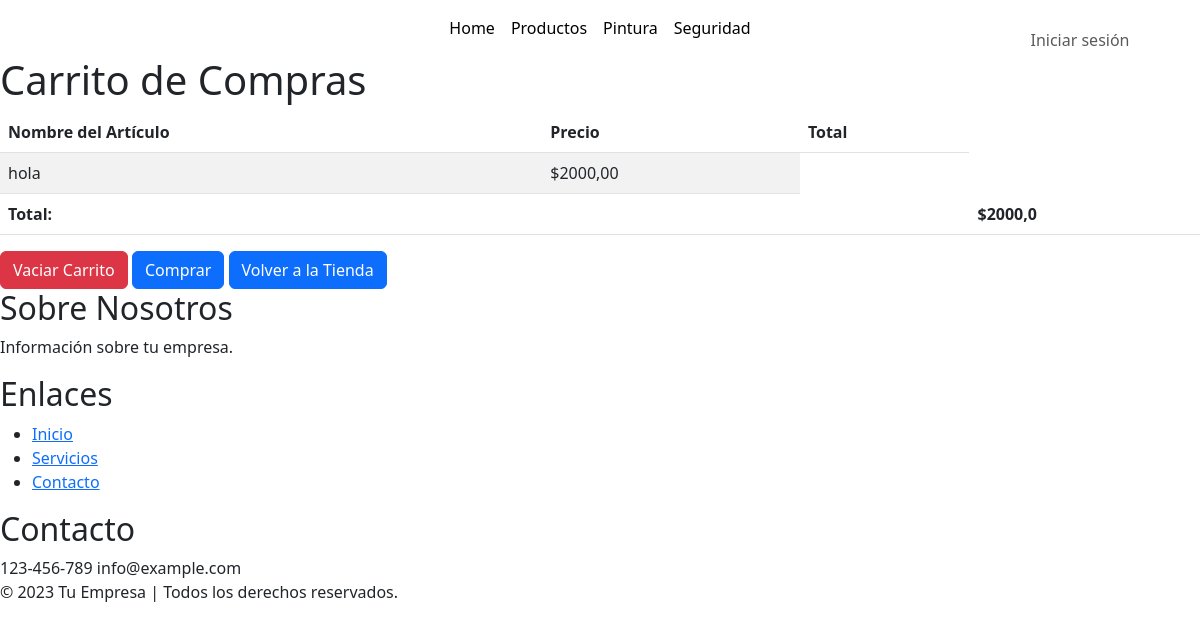
/ferremas/Carrito/, run on an earlier commit of the app's database.
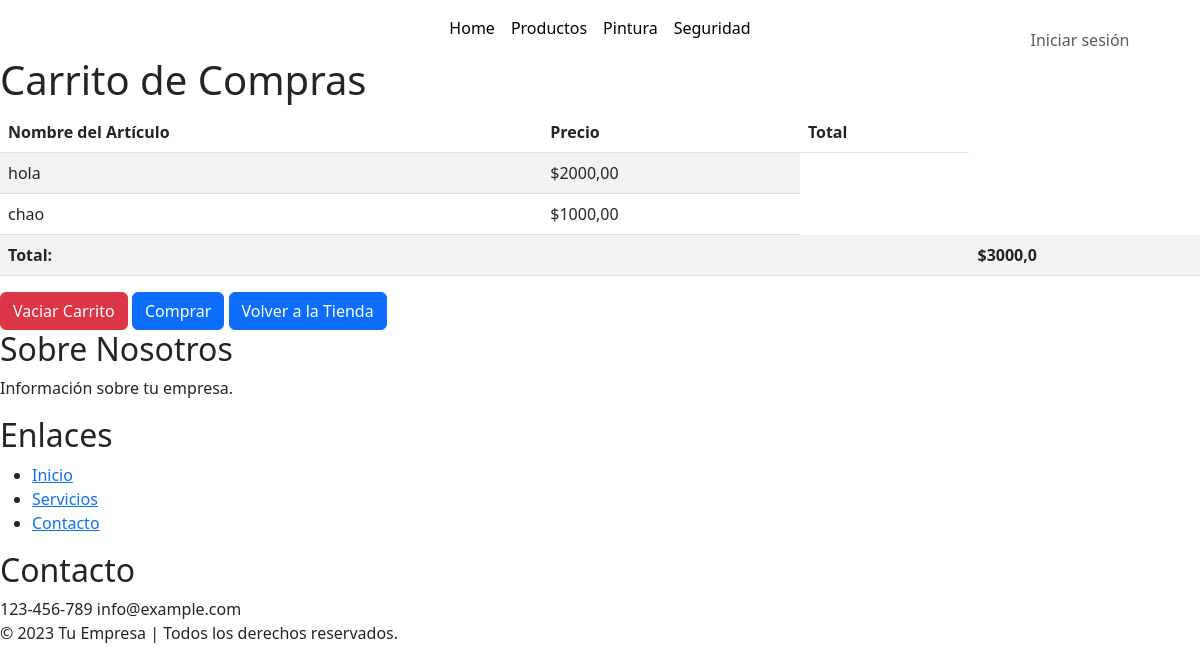
And on a later commit of the database.
### ferremas/models.py (models this page shows)
class articulo(models.Model):
    id_articulo = models.AutoField(primary_key=True)
    nombre = models.CharField(max_length=100, blank=False, null=False)
    precio = models.DecimalField(max_digits=10, decimal_places=2)
    def __str__(self):
        return self.nombre

### ferremas/views.py (the view)
# urls.py: path('Carrito/', views.mostrar_carrito, name='mostrar_carrito'),
def mostrar_carrito(request):
    articulos = articulo.objects.all()  # Obtienes todos los artículos, ajusta según tu lógica de negocio.
    total = sum(float(articulo.precio) for articulo in articulos)  # Calcula el total.
    print("Artículos:", articulos)
    print("Total:", total)
    return render(request, 'Carrito.html', {'articulos': articulos, 'total': total})

### ferremas/templates/Carrito.html (shortened to what this page needs)
{% extends "./base.html" %}
{% block body %}
{% load static %}
<h1>Carrito de Compras</h1>
{% if articulos %}
    <table class="table table-striped">
        <thead>
            <tr>
                <th>Nombre del Artículo</th>
                <th>Precio</th>
                <th>Total</th>
            </tr>
        </thead>
        <tbody>
            {% for articulo in articulos %}
            <tr>
                <td>{{ articulo.nombre }}</td>
                <td>${{ articulo.precio }}</td>
            </tr>
            {% endfor %}
                <tr>
                <td colspan="3"><strong>Total:</strong></td>
                <td><strong>${{ total }}</strong></td>
                </tr>
        </tbody>
    </table>
    <form action="{% url 'vaciar_carrito' %}" method="post" class="d-inline">
        <button type="submit" class="btn btn-danger">Vaciar Carrito</button>
    </form>
    <form action="{% url 'iniciar_pago' %}" method="post" class="d-inline">
        <button type="submit" class="btn btn-primary">Comprar</button>
    </form>
{% else %}
    <p>No hay artículos en el carrito.</p>
{% endif %}
<a href="{% url 'inicio' %}" class="btn btn-primary">Volver a la Tienda</a>
{% endblock %}

### ferremas/templates/base.html (shortened to what this page needs)
{% load static %}
<!DOCTYPE html>
<html lang="es">
<head>
  <link rel="stylesheet" type="text/css" href="{% static 'css/style.css' %}">
  <link href='https://unpkg.com/boxicons@2.1.4/css/boxicons.min.css' rel='stylesheet'>
  <link href="https://cdn.jsdelivr.net/npm/bootstrap@5.3.0-alpha3/dist/css/bootstrap.min.css" rel="stylesheet"
>
  <link rel="stylesheet" href="https://cdn.jsdelivr.net/npm/bootstrap-icons@1.10.4/font/bootstrap-icons.css">
</head>
<body>
  <header id="header">
    <nav class="navbar navbar-expand-lg navbar-light">
      <div class="container-fluid">
        <div class="menu col-lg-8 col-md-7 collapse navbar-collapse" id="navbarNav">
          <ul class="navbar-nav mx-auto text-center mb-2 mb-lg-0">
            <li class="nav-item">
              <a class="nav-link active " aria-current="page" href="{% url 'inicio'%}">Home</a>
            </li>
            <li class="nav-item">
              <a class="nav-link active " aria-current="page" href="{% url 'Productos'%}">Productos</a>
            </li>
            <li class="nav-item">
              <a class="nav-link active " aria-current="page" href="{% url 'Pintura'%}">Pintura</a>
            </li>
            <li class="nav-item">
              <a class="nav-link active " aria-current="page" href="{% url 'Seguridad'%}">Seguridad</a>
            </li>
            <div class="nav-right">
              <li class="nav-item">
                {% if not user.is_authenticated %}
            <a class="nav-link" href="{% url 'login' %}">Iniciar sesión</a>
                {% endif %}
              </li>
            </div>
          </ul>
        </div>
      </div>
    </nav>
  </header>
  <main>
    {% block body %}
    {% endblock %}
  </main>
  <div>
    <footer>
      <div class="footer-content">
        <div class="footer-section about">
          <h2>Sobre Nosotros</h2>
          <p>Información sobre tu empresa.</p>
        </div>
        <div class="footer-section links">
          <h2>Enlaces</h2>
          <ul>
            <li><a href="#">Inicio</a></li>
            <li><a href="#">Servicios</a></li>
            <li><a href="#">Contacto</a></li>
          </ul>
        </div>
        <div class="footer-section contact">
          <h2>Contacto</h2>
          <span> 123-456-789</span>
          <span> info@example.com</span>
        </div>
      </div>
      <div class="footer-bottom">
        &copy; 2023 Tu Empresa | Todos los derechos reservados.
      </div>
    </footer>
  </div>
</body>
</html>

### ferremas/Static/css/style.css (style rules this page uses)
.nav-right { position: absolute; top: 0; right: 0; margin: 20px; width: 200px; }

What changed in the data, as far as the page shows it:
added articulo: nombre "chao", precio "1000,00"
Also different on the page:
{{ total }}: "2000,0" → "3000,0"
